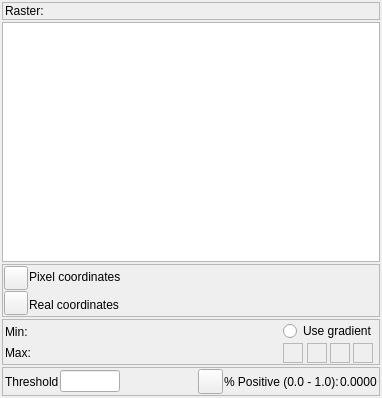
<?xml version="1.0" encoding="UTF-8"?>
<ui version="4.0">
 <class>RasterViewerWidget</class>
 <widget class="QWidget" name="RasterViewerWidget">
  <property name="geometry">
   <rect>
    <x>0</x>
    <y>0</y>
    <width>382</width>
    <height>398</height>
   </rect>
  </property>
  <property name="minimumSize">
   <size>
    <width>0</width>
    <height>0</height>
   </size>
  </property>
  <property name="windowTitle">
   <string>Raster Viewer</string>
  </property>
  <layout class="QGridLayout" name="gridLayout_4">
   <property name="margin">
    <number>2</number>
   </property>
   <property name="spacing">
    <number>2</number>
   </property>
   <item row="0" column="0">
    <widget class="QFrame" name="frameRasterName">
     <property name="sizePolicy">
      <sizepolicy hsizetype="Preferred" vsizetype="Preferred">
       <horstretch>0</horstretch>
       <verstretch>0</verstretch>
      </sizepolicy>
     </property>
     <property name="frameShape">
      <enum>QFrame::StyledPanel</enum>
     </property>
     <property name="frameShadow">
      <enum>QFrame::Raised</enum>
     </property>
     <layout class="QHBoxLayout" name="horizontalLayout_2">
      <property name="spacing">
       <number>1</number>
      </property>
      <property name="leftMargin">
       <number>2</number>
      </property>
      <property name="topMargin">
       <number>1</number>
      </property>
      <property name="rightMargin">
       <number>2</number>
      </property>
      <property name="bottomMargin">
       <number>1</number>
      </property>
      <item>
       <widget class="QLabel" name="label_3">
        <property name="sizePolicy">
         <sizepolicy hsizetype="Fixed" vsizetype="Preferred">
          <horstretch>0</horstretch>
          <verstretch>0</verstretch>
         </sizepolicy>
        </property>
        <property name="text">
         <string>Raster: </string>
        </property>
       </widget>
      </item>
      <item>
       <widget class="QLabel" name="labelRasterName">
        <property name="sizePolicy">
         <sizepolicy hsizetype="Expanding" vsizetype="Preferred">
          <horstretch>0</horstretch>
          <verstretch>0</verstretch>
         </sizepolicy>
        </property>
        <property name="minimumSize">
         <size>
          <width>0</width>
          <height>0</height>
         </size>
        </property>
        <property name="text">
         <string/>
        </property>
       </widget>
      </item>
     </layout>
    </widget>
   </item>
   <item row="1" column="0">
    <widget class="RasterGraphicsView" name="gvRasterDisplay">
     <property name="sizePolicy">
      <sizepolicy hsizetype="Preferred" vsizetype="Expanding">
       <horstretch>0</horstretch>
       <verstretch>0</verstretch>
      </sizepolicy>
     </property>
     <property name="minimumSize">
      <size>
       <width>0</width>
       <height>0</height>
      </size>
     </property>
     <property name="baseSize">
      <size>
       <width>300</width>
       <height>300</height>
      </size>
     </property>
    </widget>
   </item>
   <item row="2" column="0">
    <widget class="QFrame" name="frameCoordinates">
     <property name="frameShape">
      <enum>QFrame::StyledPanel</enum>
     </property>
     <property name="frameShadow">
      <enum>QFrame::Raised</enum>
     </property>
     <layout class="QGridLayout" name="gridLayout">
      <property name="margin">
       <number>1</number>
      </property>
      <property name="spacing">
       <number>1</number>
      </property>
      <item row="0" column="0">
       <widget class="QPushButton" name="pbtnZoomIn">
        <property name="sizePolicy">
         <sizepolicy hsizetype="Fixed" vsizetype="Fixed">
          <horstretch>0</horstretch>
          <verstretch>0</verstretch>
         </sizepolicy>
        </property>
        <property name="minimumSize">
         <size>
          <width>24</width>
          <height>24</height>
         </size>
        </property>
        <property name="maximumSize">
         <size>
          <width>24</width>
          <height>24</height>
         </size>
        </property>
        <property name="toolTip">
         <string>Zoom in</string>
        </property>
        <property name="text">
         <string/>
        </property>
        <property name="icon">
         <iconset resource="../gui/gui.qrc">
          <normaloff>:/icons/ZoomIn.png</normaloff>:/icons/ZoomIn.png</iconset>
        </property>
        <property name="iconSize">
         <size>
          <width>14</width>
          <height>14</height>
         </size>
        </property>
       </widget>
      </item>
      <item row="1" column="0">
       <widget class="QPushButton" name="pbtnZoomOut">
        <property name="sizePolicy">
         <sizepolicy hsizetype="Fixed" vsizetype="Fixed">
          <horstretch>0</horstretch>
          <verstretch>0</verstretch>
         </sizepolicy>
        </property>
        <property name="minimumSize">
         <size>
          <width>24</width>
          <height>24</height>
         </size>
        </property>
        <property name="maximumSize">
         <size>
          <width>24</width>
          <height>24</height>
         </size>
        </property>
        <property name="toolTip">
         <string>Zoom out</string>
        </property>
        <property name="text">
         <string/>
        </property>
        <property name="icon">
         <iconset resource="../gui/gui.qrc">
          <normaloff>:/icons/ZoomOut.png</normaloff>:/icons/ZoomOut.png</iconset>
        </property>
        <property name="iconSize">
         <size>
          <width>14</width>
          <height>14</height>
         </size>
        </property>
       </widget>
      </item>
      <item row="0" column="1" rowspan="2">
       <widget class="QLabel" name="labelCoordinates">
        <property name="sizePolicy">
         <sizepolicy hsizetype="Expanding" vsizetype="Preferred">
          <horstretch>0</horstretch>
          <verstretch>0</verstretch>
         </sizepolicy>
        </property>
        <property name="minimumSize">
         <size>
          <width>250</width>
          <height>0</height>
         </size>
        </property>
        <property name="text">
         <string>Pixel coordinates

Real coordinates</string>
        </property>
       </widget>
      </item>
     </layout>
    </widget>
   </item>
   <item row="3" column="0">
    <widget class="QFrame" name="frameMinimumMaximum">
     <property name="frameShape">
      <enum>QFrame::StyledPanel</enum>
     </property>
     <property name="frameShadow">
      <enum>QFrame::Raised</enum>
     </property>
     <layout class="QGridLayout" name="gridLayout_3">
      <property name="leftMargin">
       <number>2</number>
      </property>
      <property name="topMargin">
       <number>1</number>
      </property>
      <property name="rightMargin">
       <number>2</number>
      </property>
      <property name="bottomMargin">
       <number>1</number>
      </property>
      <property name="spacing">
       <number>1</number>
      </property>
      <item row="0" column="0">
       <widget class="QLabel" name="label_5">
        <property name="sizePolicy">
         <sizepolicy hsizetype="Fixed" vsizetype="Preferred">
          <horstretch>0</horstretch>
          <verstretch>0</verstretch>
         </sizepolicy>
        </property>
        <property name="text">
         <string>Min:</string>
        </property>
       </widget>
      </item>
      <item row="0" column="1">
       <widget class="QLabel" name="labelRasterMinimum">
        <property name="minimumSize">
         <size>
          <width>50</width>
          <height>0</height>
         </size>
        </property>
        <property name="text">
         <string/>
        </property>
       </widget>
      </item>
      <item row="0" column="2">
       <spacer name="horizontalSpacer_2">
        <property name="orientation">
         <enum>Qt::Horizontal</enum>
        </property>
        <property name="sizeType">
         <enum>QSizePolicy::MinimumExpanding</enum>
        </property>
        <property name="sizeHint" stdset="0">
         <size>
          <width>157</width>
          <height>20</height>
         </size>
        </property>
       </spacer>
      </item>
      <item row="0" column="3" rowspan="2">
       <layout class="QGridLayout" name="gridLayout_2">
        <property name="spacing">
         <number>2</number>
        </property>
        <item row="0" column="0" colspan="4">
         <widget class="QRadioButton" name="rbtnUseGradient">
          <property name="text">
           <string>Use gradient</string>
          </property>
         </widget>
        </item>
        <item row="1" column="0">
         <widget class="ColorStopFrame" name="frameColorStop1">
          <property name="minimumSize">
           <size>
            <width>20</width>
            <height>20</height>
           </size>
          </property>
          <property name="maximumSize">
           <size>
            <width>20</width>
            <height>20</height>
           </size>
          </property>
          <property name="frameShape">
           <enum>QFrame::StyledPanel</enum>
          </property>
          <property name="frameShadow">
           <enum>QFrame::Raised</enum>
          </property>
         </widget>
        </item>
        <item row="1" column="1">
         <widget class="ColorStopFrame" name="frameColorStop2">
          <property name="minimumSize">
           <size>
            <width>20</width>
            <height>20</height>
           </size>
          </property>
          <property name="maximumSize">
           <size>
            <width>20</width>
            <height>20</height>
           </size>
          </property>
          <property name="frameShape">
           <enum>QFrame::StyledPanel</enum>
          </property>
          <property name="frameShadow">
           <enum>QFrame::Raised</enum>
          </property>
         </widget>
        </item>
        <item row="1" column="2">
         <widget class="ColorStopFrame" name="frameColorStop3">
          <property name="minimumSize">
           <size>
            <width>20</width>
            <height>20</height>
           </size>
          </property>
          <property name="maximumSize">
           <size>
            <width>20</width>
            <height>20</height>
           </size>
          </property>
          <property name="frameShape">
           <enum>QFrame::StyledPanel</enum>
          </property>
          <property name="frameShadow">
           <enum>QFrame::Raised</enum>
          </property>
         </widget>
        </item>
        <item row="1" column="3">
         <widget class="ColorStopFrame" name="frameColorStop4">
          <property name="minimumSize">
           <size>
            <width>20</width>
            <height>20</height>
           </size>
          </property>
          <property name="maximumSize">
           <size>
            <width>20</width>
            <height>20</height>
           </size>
          </property>
          <property name="frameShape">
           <enum>QFrame::StyledPanel</enum>
          </property>
          <property name="frameShadow">
           <enum>QFrame::Raised</enum>
          </property>
         </widget>
        </item>
       </layout>
      </item>
      <item row="1" column="0">
       <widget class="QLabel" name="label_4">
        <property name="sizePolicy">
         <sizepolicy hsizetype="Fixed" vsizetype="Preferred">
          <horstretch>0</horstretch>
          <verstretch>0</verstretch>
         </sizepolicy>
        </property>
        <property name="text">
         <string>Max:</string>
        </property>
       </widget>
      </item>
      <item row="1" column="1">
       <widget class="QLabel" name="labelRasterMaximum">
        <property name="minimumSize">
         <size>
          <width>50</width>
          <height>0</height>
         </size>
        </property>
        <property name="text">
         <string/>
        </property>
       </widget>
      </item>
     </layout>
    </widget>
   </item>
   <item row="4" column="0">
    <widget class="QFrame" name="frameThreshold">
     <property name="frameShape">
      <enum>QFrame::StyledPanel</enum>
     </property>
     <property name="frameShadow">
      <enum>QFrame::Raised</enum>
     </property>
     <layout class="QHBoxLayout" name="horizontalLayout">
      <property name="spacing">
       <number>1</number>
      </property>
      <property name="leftMargin">
       <number>2</number>
      </property>
      <property name="topMargin">
       <number>1</number>
      </property>
      <property name="rightMargin">
       <number>2</number>
      </property>
      <property name="bottomMargin">
       <number>1</number>
      </property>
      <item>
       <widget class="QLabel" name="label_2">
        <property name="text">
         <string>Threshold</string>
        </property>
       </widget>
      </item>
      <item>
       <widget class="QLineEdit" name="leThreshold">
        <property name="minimumSize">
         <size>
          <width>60</width>
          <height>0</height>
         </size>
        </property>
        <property name="maximumSize">
         <size>
          <width>45</width>
          <height>16777215</height>
         </size>
        </property>
       </widget>
      </item>
      <item>
       <spacer name="horizontalSpacer">
        <property name="orientation">
         <enum>Qt::Horizontal</enum>
        </property>
        <property name="sizeHint" stdset="0">
         <size>
          <width>40</width>
          <height>20</height>
         </size>
        </property>
       </spacer>
      </item>
      <item>
       <widget class="QPushButton" name="pbtnReload">
        <property name="sizePolicy">
         <sizepolicy hsizetype="Fixed" vsizetype="Fixed">
          <horstretch>0</horstretch>
          <verstretch>0</verstretch>
         </sizepolicy>
        </property>
        <property name="minimumSize">
         <size>
          <width>25</width>
          <height>25</height>
         </size>
        </property>
        <property name="maximumSize">
         <size>
          <width>25</width>
          <height>25</height>
         </size>
        </property>
        <property name="toolTip">
         <string>Reload raster</string>
        </property>
        <property name="text">
         <string/>
        </property>
        <property name="icon">
         <iconset resource="../gui/gui.qrc">
          <normaloff>:/icons/Reload.png</normaloff>:/icons/Reload.png</iconset>
        </property>
        <property name="iconSize">
         <size>
          <width>16</width>
          <height>16</height>
         </size>
        </property>
       </widget>
      </item>
      <item>
       <widget class="QLabel" name="label">
        <property name="text">
         <string>% Positive (0.0 - 1.0):</string>
        </property>
       </widget>
      </item>
      <item>
       <widget class="QLabel" name="labelProportionPositive">
        <property name="text">
         <string>0.0000</string>
        </property>
       </widget>
      </item>
     </layout>
    </widget>
   </item>
  </layout>
 </widget>
 <customwidgets>
  <customwidget>
   <class>ColorStopFrame</class>
   <extends>QFrame</extends>
   <header location="global">colorstopframe.h</header>
   <container>1</container>
  </customwidget>
  <customwidget>
   <class>RasterGraphicsView</class>
   <extends>QGraphicsView</extends>
   <header location="global">rastergraphicsview.h</header>
  </customwidget>
 </customwidgets>
 <resources>
  <include location="../gui/gui.qrc"/>
 </resources>
 <connections/>
</ui>
